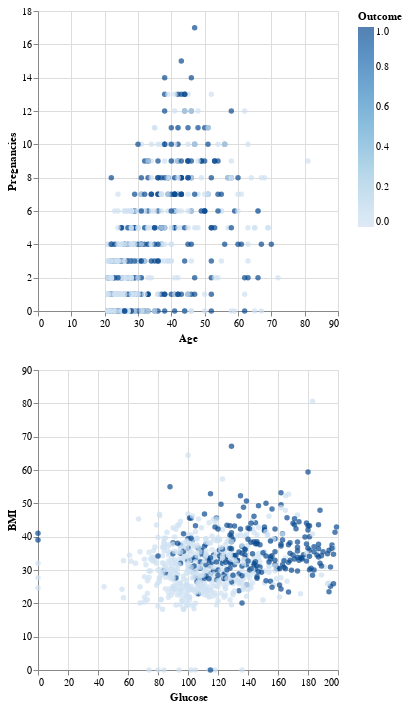

The notebook cell saved with this chart:
### Code cell
sel = alt.selection_single(fields=["Outcome"])
c1= alt.Chart(df).mark_circle().encode(
    x="Age",
    y="Pregnancies",
    color=alt.Color('Outcome')
)
c2= alt.Chart(df).mark_circle().encode(
    x="Glucose",
    y="BMI",
    color=alt.Color('Outcome')
)
c1&c2

### Figure 1 — Vega-Lite specification as saved in the notebook (floating-point values rounded to 4 significant figures; data arrays with more than 128 entries replaced by an {"elided": "..."} marker saying what was removed)
{"config": {"view": {"continuousWidth": 300, "continuousHeight": 300}}, "vconcat": [{"mark": {"type": "circle"}, "encoding": {"color": {"field": "Outcome", "type": "quantitative"}, "x": {"field": "Age", "type": "quantitative"}, "y": {"field": "Pregnancies", "type": "quantitative"}}}, {"mark": {"type": "circle"}, "encoding": {"color": {"field": "Outcome", "type": "quantitative"}, "x": {"field": "Glucose", "type": "quantitative"}, "y": {"field": "BMI", "type": "quantitative"}}}], "data": {"name": "data-a12c5571134acdc869701daefbdebc80"}, "$schema": "https://vega.github.io/schema/vega-lite/v5.20.1.json", "datasets": {"data-a12c5571134acdc869701daefbdebc80": {"elided": "744 records"}}}
